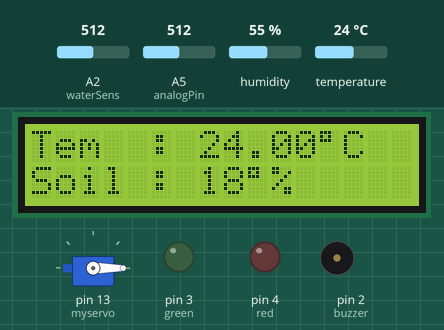
Simulated run of this sketch. Board: Arduino Uno, built with avr-gcc and run on an emulated ATmega328P. Parts: 16×2 character LCD, servo, output pins drawn as LEDs (lit = HIGH), buzzer (waves = sounding, pin HIGH). Inputs (shaded band) come from the test bench; at power-on: temperature 24 °C, A2 (waterSens) = 512, A5 (analogPin) = 512, humidity 55 %. What the sketch prints to the serial monitor is not drawn.

Above: at 1.7 s.
1.8 s: temperature set to 33 °C
At 3.5 s:
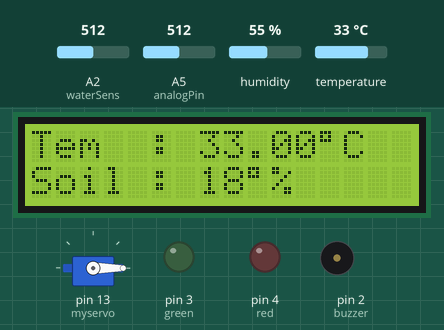
4.2 s: temperature set to 36 °C
At 5.3 s:
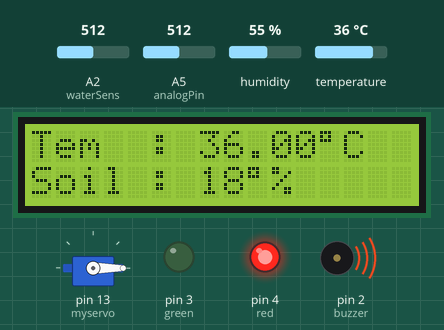
6.3 s: A2 (waterSens) set to 291
9.9 s: A2 (waterSens) set to 267
At 12.02 s:
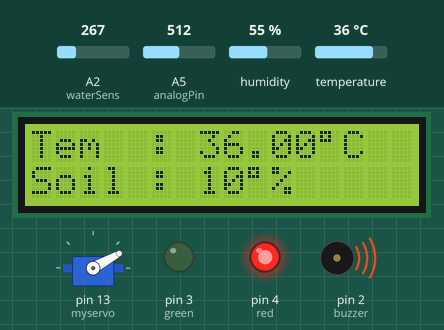
14.2 s: A5 (analogPin) set to 782
19.6 s: A5 (analogPin) set to 817
At 26.76 s:
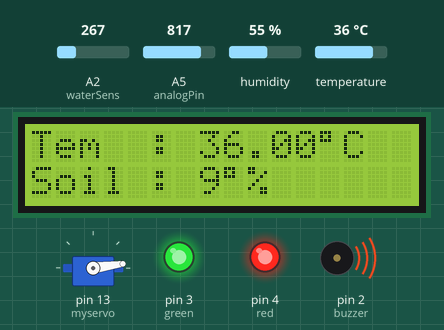
Timing chart, 0 to 28.4 s (numbered marks = the images above; inputs shaded):
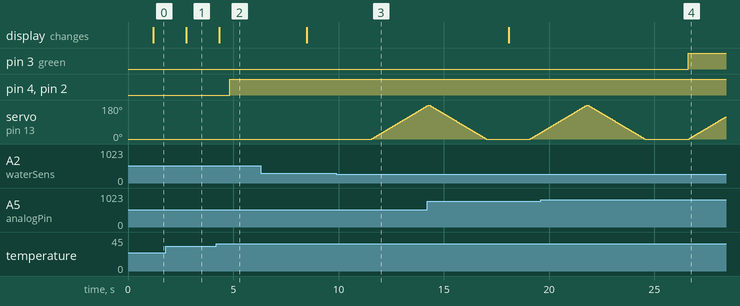

Measured:
- the behaviour switches between 34 and 35 °C on temperature (found by bisection; images 1 and 2)
- the behaviour switches between 285 and 284 on A2 (waterSens) (found by bisection; images 2 and 3)
- the behaviour switches between 800 and 801 on A5 (analogPin) (found by bisection; images 3 and 4)
- after the input at 1.8 s, the display: changes after 0.97 s (image 1)
- after the input at 4.2 s, pin 4 (red), pin 2 (buzzer): LOW → HIGH after 0.64 s; the display: changes after 0.14 s (image 2)
- after the input at 9.9 s, servo on pin 13 (myservo): moves from 0° to 175° over 2.6 s, starting after 1.7 s
- after the input at 19.6 s, pin 3 (green): LOW → HIGH after 7.0 s

The sketch:

nnnnnnnnnnnn.ino
```cpp
#include <Servo.h>
#include <Wire.h>
#include <dht.h>
#include <LiquidCrystal_I2C.h>
LiquidCrystal_I2C lcd(0x27,20,4);  // set the LCD address to 0x27 for a 16 chars and 2 line display

Servo  myservo;
int waterSens = A2;
int pos = 0;//define servo position

int buzzer = 2;
int DHTA0 = A0;
dht sensor;

int green = 3;
int red = 4;
int analogPin = A5;
int val = 0;

void setup()
{
   pinMode(buzzer, OUTPUT);
   lcd.init();
   lcd.backlight();
   lcd.begin(16,2); //16 by 2 character display
   Serial.begin(57600);
    myservo.attach(13);

   pinMode(green, OUTPUT);//set green as an output
   pinMode(red, OUTPUT);//set green as an output
}

void loop()
{

  int sensorValue = analogRead(waterSens);//read the water sensor value

  sensorValue = map(sensorValue, 0, 1023, 0, 180);
     if (sensorValue*100/500 < 10) {
        for (pos = 0; pos <= 180; pos += 1) { // goes from 0 degrees to 180 degrees
    // in steps of 1 degree
    myservo.write(pos);              // tell servo to go to position in variable 'pos'
    delay(15);                       // waits 15ms for the servo to reach the position
  }
  for (pos = 180; pos >= 0; pos -= 1) { // goes from 180 degrees to 0 degrees
    myservo.write(pos);              // tell servo to go to position in variable 'pos'
    delay(15);                       // waits 15ms for the servo to reach the position
  }

     }

  else{
    myservo.write(0);
  }
  Serial.println(sensorValue);
  delay(20);

  delay(1000); //wait a sec (recommended for DHT11)
  sensor.read11(DHTA0);
  lcd.clear();


  lcd.setCursor(0,0);
  lcd.print("Tem  : ");
  lcd.print(sensor.temperature);
  lcd.print((char)223);
  lcd.print("C");
  lcd.setCursor(0,1);
  lcd.print("Soil : ");
  lcd.print(sensorValue*100/500);
  lcd.print((char)223);
  lcd.print("%");
  delay(500);

if(sensor.temperature >= 35)
{
  digitalWrite(red,HIGH);
  digitalWrite(buzzer, HIGH);
  delay(500);

}
   else{

  digitalWrite(buzzer, LOW);
  }


    val = analogRead(analogPin);  //อ่านค่าสัญญาณ analog
    Serial.print("val = "); // พิมพ์ข้อมความส่งเข้าคอมพิวเตอร์ "val = "
    Serial.println(val); // พิมพ์ค่าของตัวแปร val
    if (val <= 800) { // ค่า 100 สามารถกำหนดปรับได้ตามค่าแสงในห้องต่างๆ
    digitalWrite(green,LOW); // สั่งให้ LED ดับ
  }
    else{
    digitalWrite(green,HIGH); // สั่งให้ LED ติดสว่าง
  }


}
```
